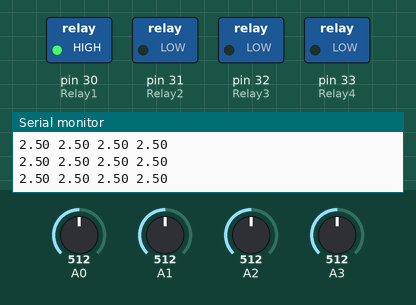
Recording of a sketch running on a simulated Arduino Mega 2560, built with avr-gcc and run on an emulated ATmega2560. On the bench: switched loads named in the sketch (green lamp = pin HIGH), the last lines printed to the serial monitor. Dashed ring = blinking. The inputs (shaded band) are chosen by the test bench; at power-on: A0 = 512, A1 = 512, A2 = 512, A3 = 512.

Above: at 0.98 s.
1.3 s: A0 set to 600
4.3 s: A0 set to 630
At 4.6 s:
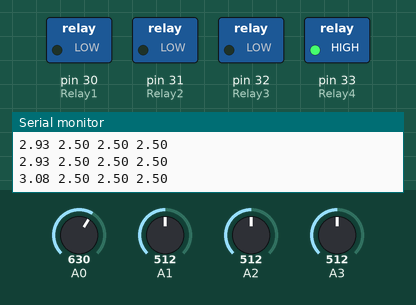
7.3 s: A0 set to 306
At 7.47 s:
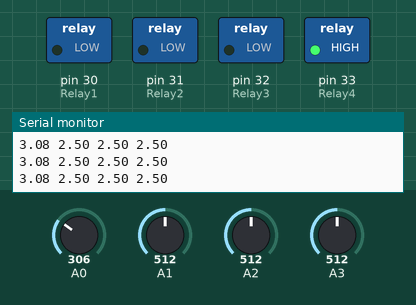
10.3 s: A1 set to 597
13.3 s: A1 set to 630
At 13.59 s:
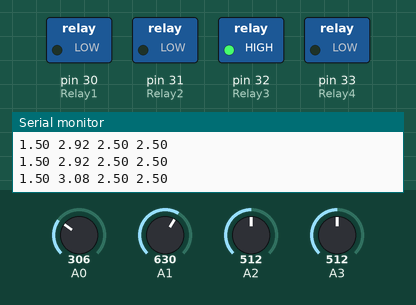
16.3 s: A1 set to 306
At 16.46 s:
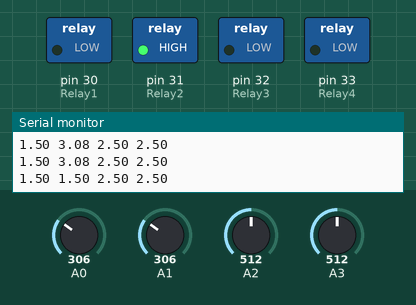
Timing chart, 0 to 20.3 s (numbered marks = the images above; inputs shaded):
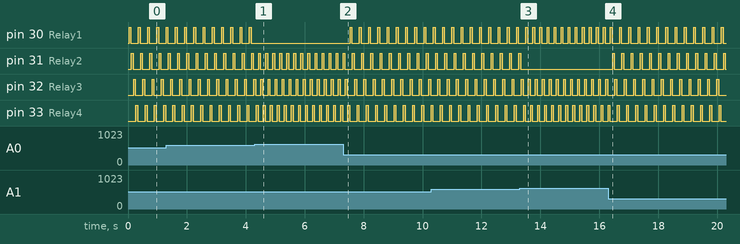

Measured:
- the behaviour switches between 613 and 614 on A0 (found by bisection; images 0 and 1)
- the behaviour switches between 613 and 614 on A1 (found by bisection; images 2 and 3)
- after the input at 4.3 s, pin 30 (Relay1): stops changing and stays LOW
- after the input at 7.3 s, pin 30 (Relay1): alternates HIGH for 0.06 s and LOW for 0.25 s, starting after 0.24 s; pin 31 (Relay2): alternates HIGH for 0.06 s and LOW for 0.25 s, starting after 0.32 s
- after the input at 13.3 s, pin 31 (Relay2): goes on until 13.3 s, then stays LOW
- after the input at 16.3 s, pin 30 (Relay1): alternates HIGH for 0.06 s and LOW for 0.25 s, starting after 0.39 s; pin 31 (Relay2): alternates HIGH for 0.06 s and LOW for 0.25 s, starting after 0.15 s
- by itself, pin 30 (Relay1): alternates HIGH for 0.06 s and LOW for 0.25 s
- by itself, pin 31 (Relay2), pin 32 (Relay3), pin 33 (Relay4): alternates HIGH for 0.06 s and LOW for 0.18 s

The sketch:

Check_Coffee.ino
```cpp
int sensorValue1 = 0;
int sensorValue2 = 0;
int sensorValue3 = 0;
int sensorValue4 = 0;

float voltage1 = 0;
float voltage2 = 0;
float voltage3 = 0;
float voltage4 = 0;

const int Relay1 = 30; // Port Digital 30 ขา Relay ตัวที่ 1
const int Relay2 = 31; // Port Digital 31 ขา Relay ตัวที่ 2
const int Relay3 = 32; // Port Digital 32 ขา Relay ตัวที่ 3
const int Relay4 = 33; // Port Digital 33 ขา Relay ตัวที่ 4

void setup() {
  Serial.begin(9600);
  pinMode(Relay1, OUTPUT);
  pinMode(Relay2, OUTPUT);
  pinMode(Relay3, OUTPUT);
  pinMode(Relay4, OUTPUT);

  digitalWrite(Relay1, LOW);
  delay(5);
  digitalWrite(Relay2, LOW);
  delay(5);
  digitalWrite(Relay3, LOW);
  delay(5);
  digitalWrite(Relay4, LOW);
  delay(5);
}

void loop() {
  sensorValue1 = analogRead(A0); // Sensor 1
  sensorValue2 = analogRead(A1); // Sensor 2
  sensorValue3 = analogRead(A2); // Sensor 3
  sensorValue4 = analogRead(A3); // Sensor 4

  voltage1 = sensorValue1 * (5.0 / 1023.0); // แปลงค่าเป็นไฟ 5 V
  voltage2 = sensorValue2 * (5.0 / 1023.0);
  voltage3 = sensorValue3 * (5.0 / 1023.0);
  voltage4 = sensorValue4 * (5.0 / 1023.0);

  Serial.print(voltage1);
  Serial.print(" ");
  Serial.print(voltage2);
  Serial.print(" ");
  Serial.print(voltage3);
  Serial.print(" ");
  Serial.println(voltage4);

  if(voltage1 <= 3){                //ถ้าไฟน้อยกว่า 3V
    delay(15);                      //หน่วงเวลา 15 ms
    digitalWrite(Relay1, HIGH);     //สั่ง Relay ตัวที่ 1 ทำงาน
    delay(60);                      //หน่วงเวลา 60 ms
  }
  digitalWrite(Relay1, LOW);        //สั่ง Relay หยุดการทำงาน
  delay(3);

  if(voltage2 <= 3){
    delay(15);
    digitalWrite(Relay2, HIGH);
    delay(60);
  }
  digitalWrite(Relay2, LOW);
  delay(3);

  if(voltage3 <= 3){
    delay(15);
    digitalWrite(Relay3, HIGH);
    delay(60);
  }
  digitalWrite(Relay3, LOW);
  delay(3);

  if(voltage4 <= 3){
    delay(15);
    digitalWrite(Relay4, HIGH);
    delay(60);
  }
  digitalWrite(Relay4, LOW);
  delay(3);
}
```
